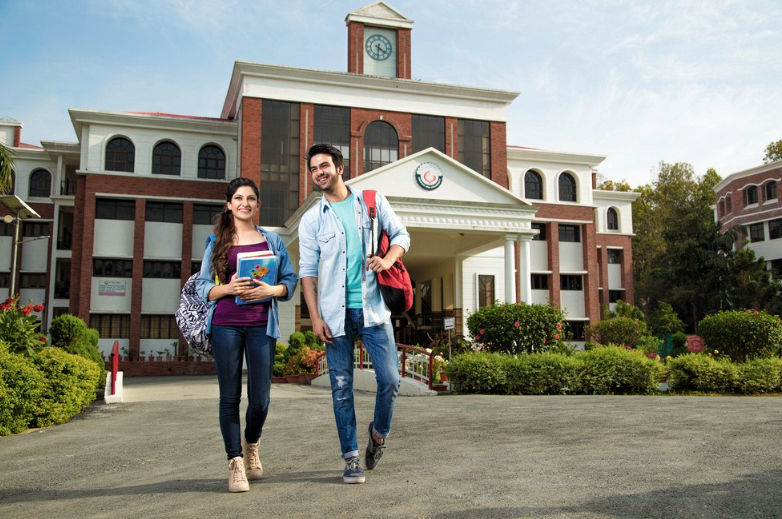
#> input picture Pedestrain_rishav/p3.jpg, 782 x 519 px
$ python image_op.py
#> lines starting #> are read from the running program, lines starting #| are printed output that depends on the picture; after the words box and inside, x2 and y2 are one past the last pixel; in counts of white or black regions, pixels touching at a corner belong together
#> further down, img is the input picture: shape (519, 782, 3); mean B, G, R 123.9, 134.4, 133.8
### Pedestrain_rishav/Human_Detection.py
import cv2
import numpy as np
from imutils.object_detection import non_max_suppression


## Histogram of Oriented Gradients Detector
HOGCV = cv2.HOGDescriptor()
HOGCV.setSVMDetector(cv2.HOGDescriptor_getDefaultPeopleDetector())

def Detector(frame):
    ## USing Sliding window concept
    rects, weights = HOGCV.detectMultiScale(frame, winStride=(4, 4), padding=(8, 8), scale=1.03)
#> rects = [[268, 226, 114, 229], [140, 153, 153, 306], [220, 105, 134, 268]]; weights = [1.34, 2.37, 0.141]
    rects = np.array([[x, y, x + w, y + h] for (x, y, w, h) in rects])
#> rects = [[268, 226, 382, 455], [140, 153, 293, 459], [220, 105, 354, 373]]
    pick = non_max_suppression(rects, probs=None, overlapThresh=0.65)
#> pick = [[140, 153, 293, 459], [268, 226, 382, 455], [220, 105, 354, 373]]
    c = 1
    for x, y, w, h in pick:
        cv2.rectangle(frame, (x, y), (w, h), (0, 0, 255), 2)
        cv2.putText(frame, f'P{c}', (x, y), cv2.FONT_HERSHEY_SIMPLEX, 0.6, (255, 255, 255), 2)
        c += 1
#> this loop made 3 passes
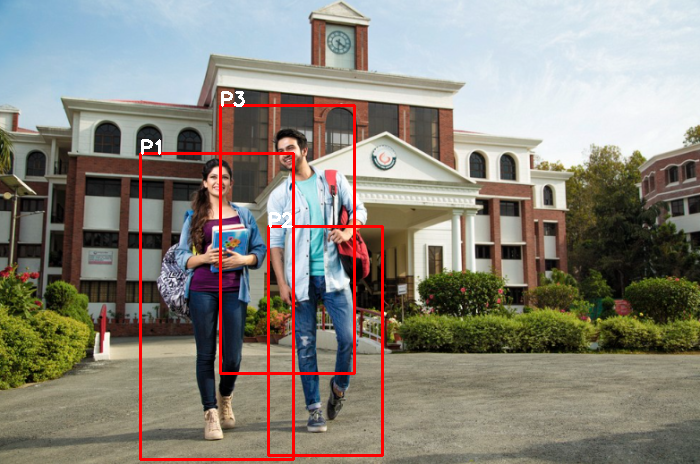
#> frame: shape (464, 700, 3); mean B, G, R 121.8, 132, 136.8
#> after the loop, c = 4

    cv2.putText(frame, f'Total Persons : {c - 1}', (20, 450), cv2.FONT_HERSHEY_DUPLEX, 0.8, (255, 255,255), 2)
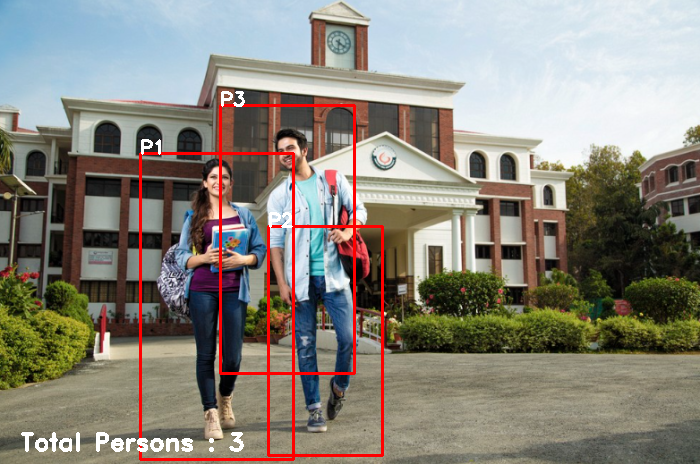
#> frame: shape (464, 700, 3); 0.48% of pixels changed, all inside (x1, y1, x2, y2) = (21, 432, 244, 452)
    cv2.imshow('output', frame)
    return frame

### Pedestrain_rishav/image_op.py
import cv2
import imutils
from Human_Detection import Detector
img = cv2.imread('./p3.jpg')
img = imutils.resize(img, width=700)
img = Detector(img)
cv2.waitKey(0)
cv2.destroyAllWindows()

$ run again, with Pedestrain_rishav/p2.jpg copied over Pedestrain_rishav/p3.jpg
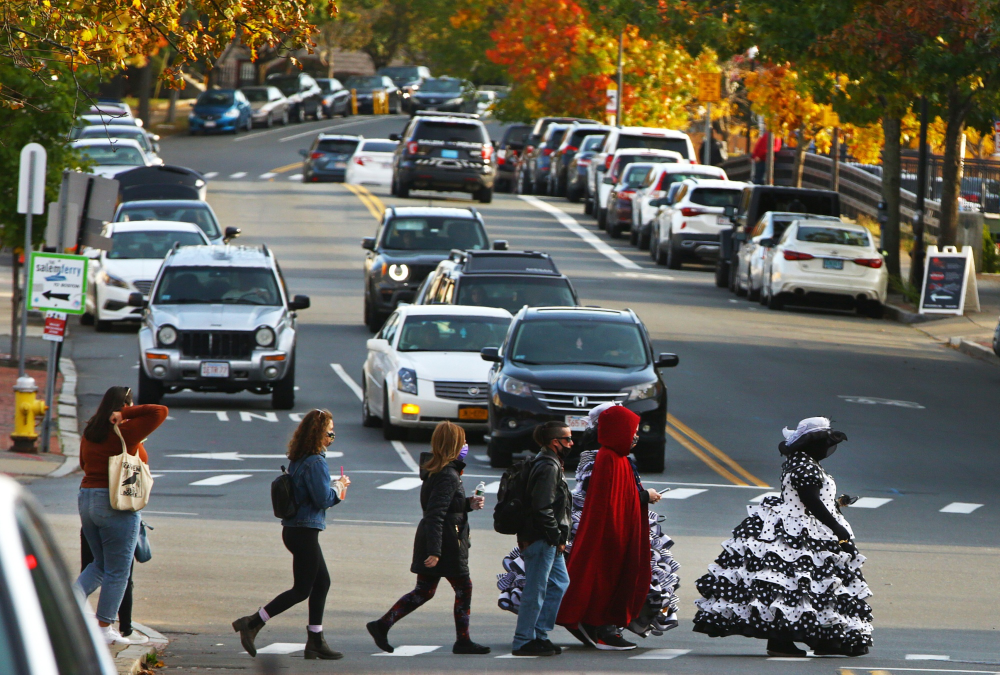
#> input picture Pedestrain_rishav/p2.jpg, 2000 x 1350 px (shown at 1/2 size)
#> img is the input picture: shape (1350, 2000, 3); mean B, G, R 91.6, 100.8, 103
#> img: shape (472, 700, 3)
#> in Detector, `rects, weights = HOGCV.detectMultiScale(frame, winStride=(4, 4), paddi..`: rects = [[171, 276, 89, 178], [269, 279, 88, 176], [380, 271, 104, 201], [584, 47, 102, 203], [326, 274, 103, 198], [25, 253, 112, 219], [467, 24, 108, 217]]; weights = [1.03, 1.01, 1.51, 0.328, 0.31, 0.862, 0.4]
#> in Detector, `rects = np.array([[x, y, x + w, y + h] for (x, y, w, h) in rects])`: rects = [[171, 276, 260, 454], [269, 279, 357, 455], [380, 271, 484, 472], [584, 47, 686, 250], [326, 274, 429, 472], [25, 253, 137, 472], [467, 24, 575, 241]]
#> pick = [[25, 253, 137, 472], [326, 274, 429, 472], [380, 271, 484, 472], [269, 279, 357, 455], [171, 276, 260, 454], [584, 47, 686, 250], [467, 24, 575, 241]]
#> the loop in Detector, `for x, y, w, h in pick:` made 7 passes
#> after the loop in Detector, `for x, y, w, h in pick:`:
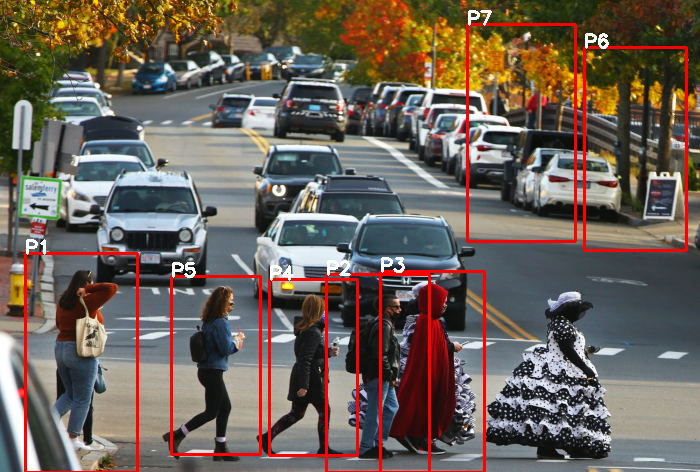
#> frame: shape (472, 700, 3); mean B, G, R 89.1, 98, 109.2
#> after the loop in Detector, `for x, y, w, h in pick:`: c = 8
#> in Detector, `cv2.putText(frame, f'Total Persons : {c - 1}', (20, 450), cv2.FONT_HER..`:
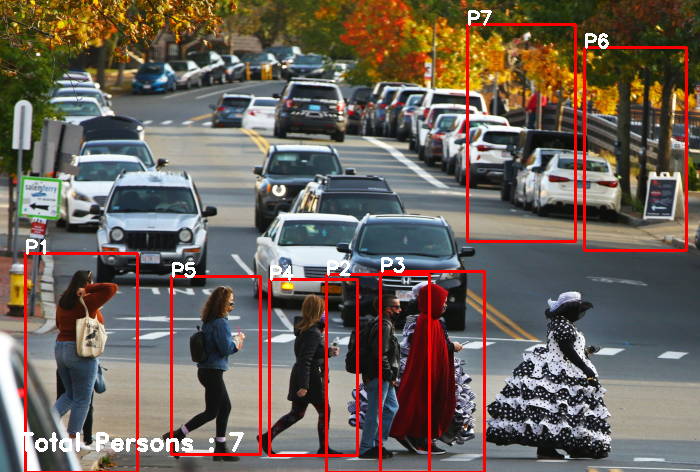
#> frame: shape (472, 700, 3); 0.46% of pixels changed, all inside (x1, y1, x2, y2) = (21, 432, 244, 452)
